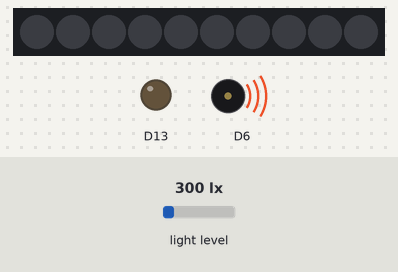
Recording of a sketch running on a simulated Adafruit Circuit Playground Express. Parts: 10 RGB LEDs in strip order, left to right, output pins drawn as LEDs (lit = HIGH), buzzer (waves = sounding). The test bench sets the inputs (shaded band); at power-on: light level 300 lx. What the sketch prints to the serial monitor is not drawn.

Above: at 0.05 s.
Timing chart, 0 to 3.0 s (numbered marks = the images above):
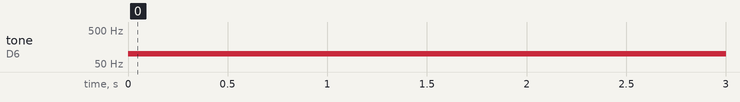

Measured:
- by itself, tone on D6: silent → 100 Hz at 0.00 s

The sketch:

Light_Sensor.ino
```cpp
#include <Adafruit_CircuitPlayground.h>

uint16_t lightValue;

void setup() {
  // put your setup code here, to run once:
  Serial.begin(9600);
  Serial.println("Circuit Playground test!");

  CircuitPlayground.begin();
}

void loop() {
  // lightValue gets value from light sensor
  lightValue = CircuitPlayground.lightSensor();

  //if light is too bright play high tone
  if (lightValue > 1000) {
      CircuitPlayground.playTone(2000, 2000);
   }
   //if light is not too bright but not too dark play intermediate tone
   else if(lightValue > 500){
      CircuitPlayground.playTone(500, 2000);
   }
   //if light is not bright enough play low tone
   else{
      CircuitPlayground.playTone(100, 2000);
   }
}
```
